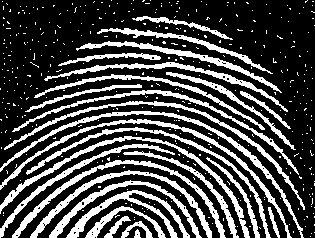
#> input picture noisy_fingerprint.jpg, 315 x 238 px
$ jupyter execute problem_set_4.ipynb   (shell and % lines are left out)   (Python 2 division)   (older library calls are emulated)
#> lines starting #> are read from the running program, lines starting #| are printed output that depends on the picture
#> further down, img is the input picture: shape (238, 315); min 0, max 255, mean 72.8
# <center>Digital Image Processing - Problem Set 4</center>

### Student Names:

### Instructions

This Problem Set covers the topics of Morphological operations, Region filling, Canny edge detection, Hough Transform, Thresholding, Watershed segmentation, $k$-means segmentation.<br>

Your solutions to the following problems should include commented source code and a short description of each function. You should test your functions with several input images, besides the ones provided here. Include the input and output images that you used for experimentation. Analyze your results. If you discover something interesting, let us know!

## Problem 1

Write a function that performs the following sequence of morphological operations on a binary image and displays the intermediate and final results.

1. Create a square-shaped structuring element of size 3 by 3.
2. Erode the input image.
3. Dilate the result of b.
4. Dilate the result of c.
5. Erode the result of d.

Write a second function that performs the following operations and displays the intermediate and final results.

1. Create a square-shaped structuring element of size 3 by 3.
2. Perform opening of the input image.
3. Compute the closing of the result from b.

Apply both functions to the image <tt>noisy_fingerprint.jpg</tt>. Discuss the differences and similarities between the final results of using both functions.

[cell 1]
#http://docs.opencv.org/3.0-beta/doc/py_tutorials/py_imgproc/py_morphological_ops/py_morphological_ops.html
import cv2
import numpy as np
import matplotlib.pyplot as plt
from os import listdir, path

def erode_dilate(img):
    kernel = np.ones((3,3),np.uint8) #Create a square-shaped structuring element of size 3 by 3
    paso1 = cv2.erode(img,kernel,iterations = 1) #Erode the input image
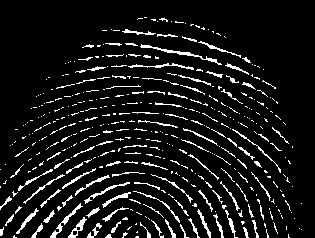
#> paso1: shape (238, 315); min 0, max 255, mean 22.8
    paso2 = cv2.dilate(paso1,kernel,iterations = 1) #Dilate the result of paso1
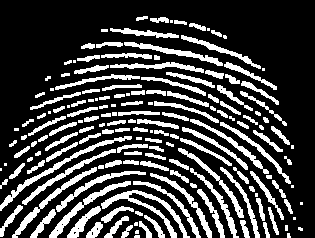
#> paso2: shape (238, 315); min 0, max 255, mean 64.5
    paso3 = cv2.dilate(paso2,kernel,iterations = 1) #Dilate the result of paso2
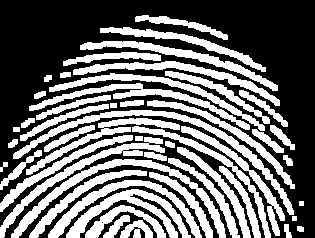
#> paso3: shape (238, 315); min 0, max 255, mean 109.1
    paso4 = cv2.erode(paso3,kernel,iterations = 1)  #Erode the result of paso3
    return paso4
def opening_closing(img):
    kernel = np.ones((3,3),np.uint8) #Create a square-shaped structuring element of size 3 by 3
    opening = cv2.morphologyEx(img, cv2.MORPH_OPEN, kernel) #Perform opening of the input image
    closing = cv2.morphologyEx(opening, cv2.MORPH_CLOSE, kernel) # Compute the closing of the result of opening
    return closing
img = cv2.imread('noisy_fingerprint.jpg',0)  #Load Image
erodil= erode_dilate(img) #Call function ero_dil()
opclo=opening_closing(img) #Call function opening_closing()

plt.figure(figsize=(12,12));
plt.subplot(1,2,1); plt.imshow(img, cmap = 'gray');plt.title('Original image');plt.axis('off') #Display the image
plt.subplot(1,2,2); plt.imshow(erodil, cmap = 'gray');plt.title('Image after binarization and morphological processing');plt.axis('off') #Display the image
plt.figure(figsize=(12,12));
plt.subplot(1,2,1); plt.imshow(img, cmap = 'gray');plt.title('Original Image');plt.axis('off') #Display the image
plt.subplot(1,2,2); plt.imshow(opclo, cmap = 'gray');plt.title('Image after opening and closing');plt.axis('off') #Display the image
plt.show()
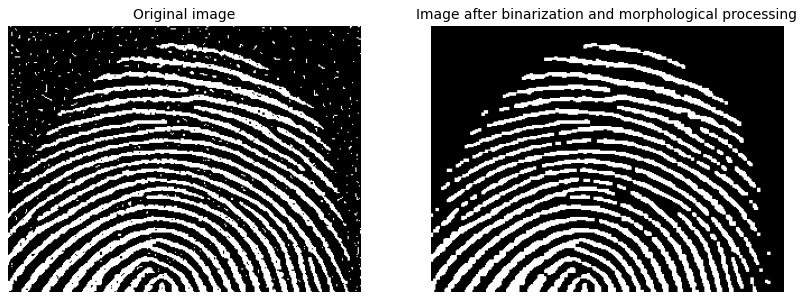
#> figure drawn by matplotlib, 2 panels
